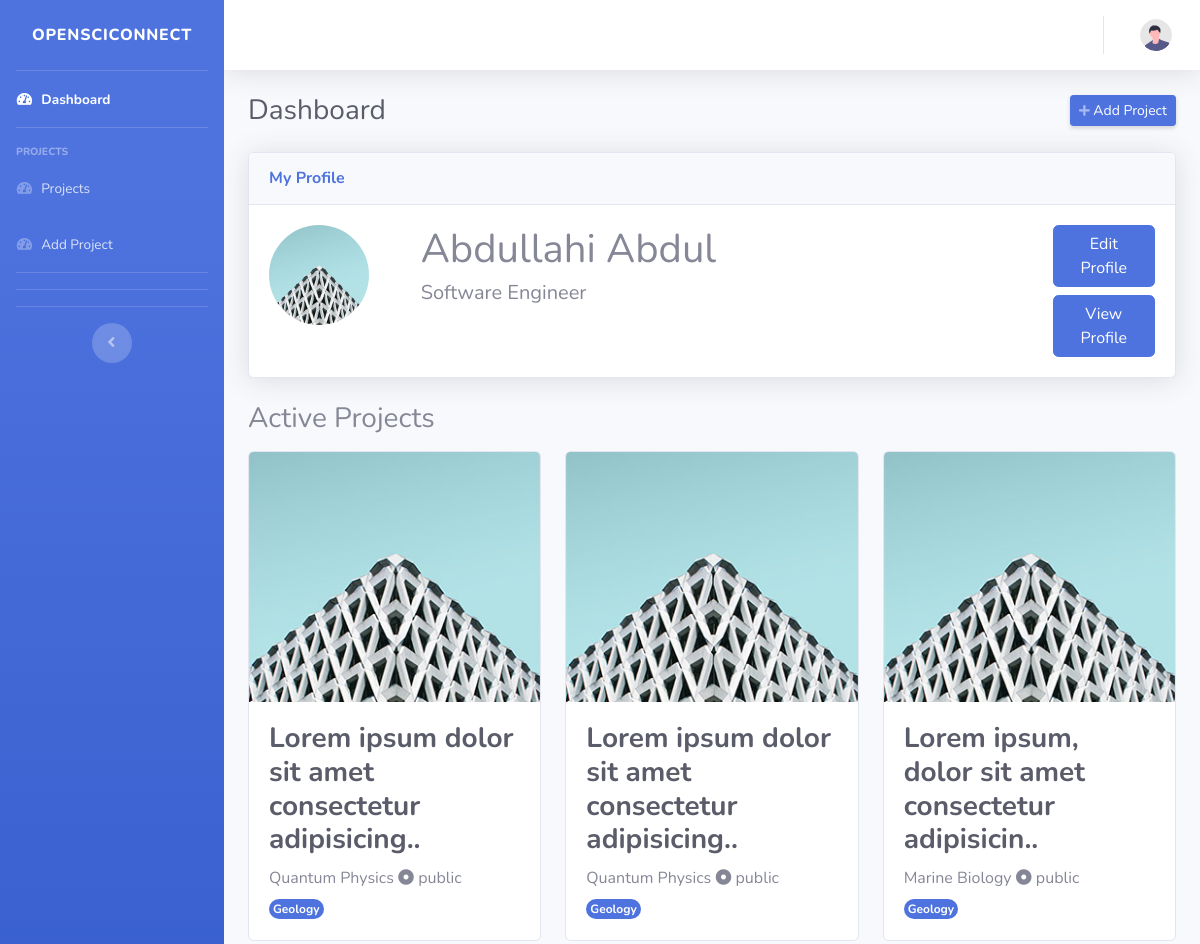
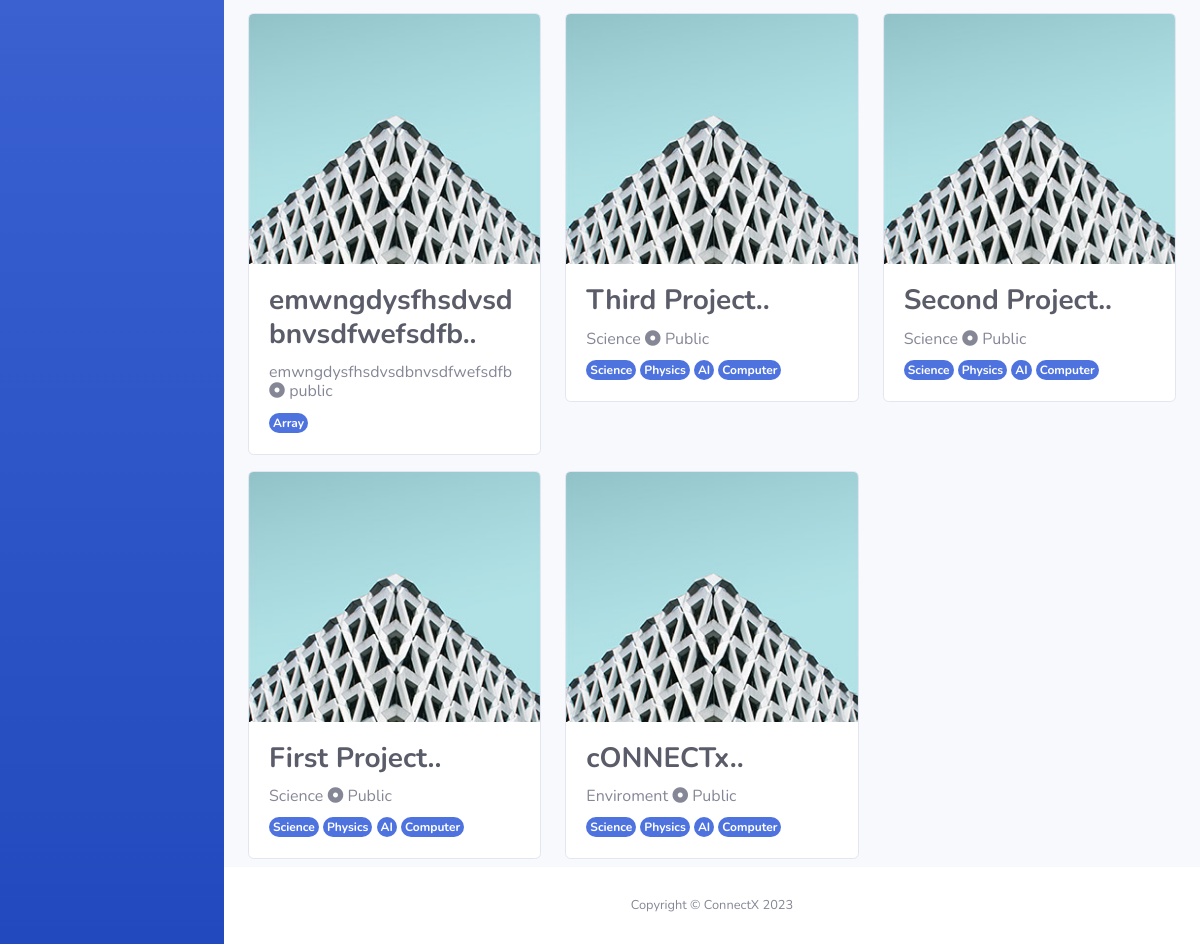
Screenshot of /app/ (signed in) with the database file from the repository (2 pictures, top to bottom).
### tables this page shows
CREATE TABLE `users` (
  `userId` int(250) NOT NULL,
  `firstName` varchar(250) NOT NULL,
  `lastName` varchar(250) NOT NULL,
  `dob` varchar(250) NOT NULL,
  `gender` varchar(250) NOT NULL,
  `state` varchar(250) NOT NULL,
  `nationality` varchar(250) NOT NULL,
  `address` varchar(250) DEFAULT NULL,
  `email` varchar(250) NOT NULL,
  `phone` varchar(250) NOT NULL,
  `skills` varchar(250) DEFAULT NULL,
  `isVerified` int(250) DEFAULT NULL,
  `verificationCode` varchar(250) DEFAULT NULL,
  `password` varchar(250) NOT NULL,
  `status` int(11) DEFAULT NULL,
  `createdAt` timestamp NOT NULL DEFAULT current_timestamp(),
  `updatedAt` timestamp NULL DEFAULT NULL ON UPDATE current_timestamp()
);

CREATE TABLE `projects` (
  `projectId` int(11) NOT NULL,
  `userId` int(11) DEFAULT NULL,
  `title` varchar(250) DEFAULT NULL,
  `category` varchar(250) DEFAULT NULL,
  `visibility` varchar(250) DEFAULT NULL,
  `tags` varchar(250) DEFAULT NULL,
  `license` varchar(250) DEFAULT NULL,
  `description` mediumtext DEFAULT NULL,
  `link` varchar(250) DEFAULT NULL,
  `fundingType` varchar(250) DEFAULT NULL,
  `fundingSource` varchar(250) DEFAULT NULL,
  `fundingAmount` int(250) DEFAULT NULL,
  `fundingDescription` mediumtext DEFAULT NULL,
  `requirements` mediumtext DEFAULT NULL,
  `status` int(11) DEFAULT NULL,
  `createdAt` timestamp NOT NULL DEFAULT current_timestamp(),
  `updatedAt` timestamp NULL DEFAULT NULL ON UPDATE current_timestamp()
);

### config.php (called while the page is built, shortened)
<?php
spl_autoload_register(function ($className) {
    $filePath = __DIR__ . '/classes/' . $className . '.php';
});
try {
    $database = new Database(DB_HOST, DB_NAME, DB_USER, DB_PASSWORD);
} catch (Exception $e) {
    die("Database connection failed: " . $e->getMessage());
}

### classes/Database.php (called while the page is built, shortened)
<?php
class Database {
  private $host;
  private $dbName;
  private $username;
  private $password;
  public function __construct($host, $dbName, $username, $password) {
    $this->host = $host;
    $this->dbName = $dbName;
    $this->username = $username;
    $this->password = $password;
  }
  public function connect() {
    try {
      $this->connection = new PDO("mysql:host=$this->host;dbname=$this->dbName", $this->username, $this->password);
      $this->connection->setAttribute(PDO::ATTR_ERRMODE, PDO::ERRMODE_EXCEPTION);
      return $this->connection;
    } catch (PDOException $e) {
      die("Database connection failed: " . $e->getMessage());
    }
  }
}
?>

### classes/User.php (called while the page is built, shortened)
<?php
include_once '../config.php';
class User
{
    private $db;
    public function __construct()
    {
        global $database;
        $this->db = $database->connect();
    }
    public function getUserDetails()
    {
        if (isset($_SESSION['nasa_user_id'])) {
            $userId = $_SESSION['nasa_user_id'];
            $query = "SELECT userId, firstName, lastName, dob, gender, phone, email, state, nationality, address, skills, isVerified FROM users
            WHERE userId = :userId";
            $stmt = $this->db->prepare($query);
            $stmt->bindParam(':userId', $userId);
            $stmt->execute();
            $userDetails = $stmt->fetch(PDO::FETCH_ASSOC);
            return $userDetails;
        }
        return null;
    }
}
$action = !isset($_GET['f']) ? 'none' : strtolower($_GET['f']);

### classes/Project.php (called while the page is built, shortened)
<?php
include_once '../config.php';
class Project
{
    private $db;
    public function __construct()
    {
        global $database;
        $this->db = $database->connect();
    }
    public function getProjects()
    {
        $status = 1;
        $query = "SELECT * FROM projects WHERE status = :status ORDER BY projectId DESC";
        $stmt = $this->db->prepare($query);
        $stmt->bindParam(':status', $status);
        $stmt->execute();
        $operators = $stmt->fetchAll(PDO::FETCH_ASSOC);
        return $operators;
    }
}
$action = !isset($_GET['f']) ? 'none' : strtolower($_GET['f']);

### app/index.php (the view, shortened to what this page needs)
<?php
require_once "../config.php";
if (!isset($_SESSION['nasa_user_id'])) {
    header('Location:' . WEBSITE_URL . "auth");
    exit;
}else{
    $userId = $_SESSION['nasa_user_id'];
    $User = new User();
    $userInfo = $User->getUserDetails();
    $Project = new Project();
    $projects = $Project->getProjects();
  }
?>
<!DOCTYPE html>
<html lang="en">
<head>
    <link href="../assets/vendor/fontawesome-free/css/all.min.css" rel="stylesheet" type="text/css">
    <link href="../assets/css/sb-admin-2.min.css" rel="stylesheet">
</head>
<body id="page-top">
    <div id="wrapper">
        <?php include "sidebar.php";?>
        <div id="content-wrapper" class="d-flex flex-column">
            <div id="content">
                <?php include 'topbar.php';?>
                <div class="container-fluid">
                    <div class="d-sm-flex align-items-center justify-content-between mb-4">
                        <h1 class="h3 mb-0 text-gray-800">Dashboard</h1>
                        <a href="project-add" class="d-none d-sm-inline-block btn btn-sm btn-primary shadow-sm"><i
                                class="fas fa-plus fa-sm text-white-50"></i> Add Project</a>
                    </div>
                    <div class="row">
                        <div class="col-xl-12 col-lg-12">
                            <div class="card shadow mb-4">
                                <div
                                    class="card-header py-3 d-flex flex-row align-items-center justify-content-between">
                                    <h6 class="m-0 font-weight-bold text-primary">My Profile</h6>
                                </div>
                                <div class="card-body">
                                    <div class="row">
                                        <div class="col-2">
                                            <img src="../assets/img/1.jpg" width="100" height="100" class="rounded-circle">
                                        </div>
                                        <div class="col-10">
                                            <div class="row d-flex justify-content-between">
                                                <div class="col-10">
                                                    <h1><?= $userInfo['firstName']." ".$userInfo['lastName']?></h1>
                                                    <h5>Software Engineer</h5>
                                                </div>
                                                <div class="col-2">
                                                    <a href="profile-edit" class="btn btn-primary">Edit Profile</a>
                                                    <a href="profile-view?profile=<?= $userId?>" class="btn btn-primary mt-2">View Profile</a>
                                                </div>
                                            </div>
                                        </div>
                                    </div>
                                </div>
                            </div>
                        </div>
                    </div>
                    <h3 class="">Active Projects</h3>
                    <div class="row">
                        <?php
                            foreach ($projects as $project) { ?>
                            <div class="col-md-4">
                                <div class="card my-2">
                                    <img src="../assets/img/1.jpg" class="card-img-top" alt="Image 1" height="250"/>
                                    <a href="project-view?project=<?= $project['projectId']?>" style="text-decoration: none;" class="card-body">
                                        <h3 class="card-title text-dark font-weight-bold"><?= substr($project['title'],0,50)?>..</h4>
                                        <h6 class="text-muted mt-0"><?= $project['category']?> <i class="fa fa-dot-circle"></i> <?= $project['visibility']?></h6>
                                        <p class="card-text">
                                            <?php
                                                foreach (explode(',', $project['tags']) as $skill) {
                                                    echo '
                                                    <span class="badge badge-primary badge-pill p-1">'.$skill .'</span>';
                                                }
                                            ?>
                                        </p>
                                    </a>
                                </div>
                            </div>
                        <?php } ?>
                    </div>
                </div>
            </div>
            <footer class="sticky-footer bg-white">
                <div class="container my-auto">
                    <div class="copyright text-center my-auto">
                        <span>Copyright &copy; ConnectX <?= date('Y')?></span>
                    </div>
                </div>
            </footer>
        </div>
    </div>
</body>
</html>

### app/sidebar.php (shortened to what this page needs)
<ul class="navbar-nav bg-gradient-primary sidebar sidebar-dark accordion" id="accordionSidebar">
    <a class="sidebar-brand d-flex align-items-center justify-content-center" href="index.html">
        <div class="sidebar-brand-text mx-3"><?= WEBSITE_NAME ?></div>
    </a>
    <hr class="sidebar-divider my-0">
    <li class="nav-item active">
        <a class="nav-link" href="index">
            <i class="fas fa-fw fa-tachometer-alt"></i>
            <span>Dashboard</span></a>
    </li>
    <hr class="sidebar-divider">
    <div class="sidebar-heading">
        Projects
    </div>
    <li class="nav-item">
        <a class="nav-link" href="projects">
            <i class="fas fa-fw fa-tachometer-alt"></i>
            <span>Projects</span></a>
    </li>
    <li class="nav-item">
        <a class="nav-link" href="project-add">
            <i class="fas fa-fw fa-tachometer-alt"></i>
            <span>Add Project</span></a>
    </li>
    <hr class="sidebar-divider">
    <hr class="sidebar-divider">
    <hr class="sidebar-divider d-none d-md-block">
    <div class="text-center d-none d-md-inline">
        <button class="rounded-circle border-0" id="sidebarToggle"></button>
    </div>
</ul>

### app/topbar.php (shortened to what this page needs)
<nav class="navbar navbar-expand navbar-light bg-white topbar mb-4 static-top shadow">
    <ul class="navbar-nav ml-auto">
        <li class="nav-item dropdown no-arrow">
            <a class="nav-link dropdown-toggle" href="#" id="userDropdown" role="button"
                data-toggle="dropdown" aria-haspopup="true" aria-expanded="false">
                <img class="img-profile rounded-circle"
                    src="../assets/img/undraw_profile.svg">
            </a>
        </li>
    </ul>
</nav>

### rows the page displays
users: firstName "Abdullahi", lastName "Abdul"
projects: title "Lorem ipsum dolor sit amet consectetur adipisicing", category "Quantum Physics", visibility "public", tags "Geology"
projects: title "Lorem ipsum dolor sit amet consectetur adipisicing", category "Quantum Physics", visibility "public", tags "Geology"
projects: title "Lorem ipsum, dolor sit amet consectetur adipisicin", category "Marine Biology", visibility "public", tags "Geology"
projects: title "emwngdysfhsdvsdbnvsdfwefsdfb", category "emwngdysfhsdvsdbnvsdfwefsdfb", visibility "public", tags "Array"
projects: title "Third Project", category "Science", visibility "Public", tags "Science", tags "Physics", tags "AI", tags "Computer"
projects: title "Second Project", category "Science", visibility "Public", tags "Science", tags "Physics", tags "AI", tags "Computer"
projects: title "First Project", category "Science", visibility "Public", tags "Science", tags "Physics", tags "AI", tags "Computer"
projects: title "cONNECTx", category "Enviroment", visibility "Public", tags "Science", tags "Physics", tags "AI", tags "Computer"

### other values shown
WEBSITE_NAME "OPENSCICONNECT"
